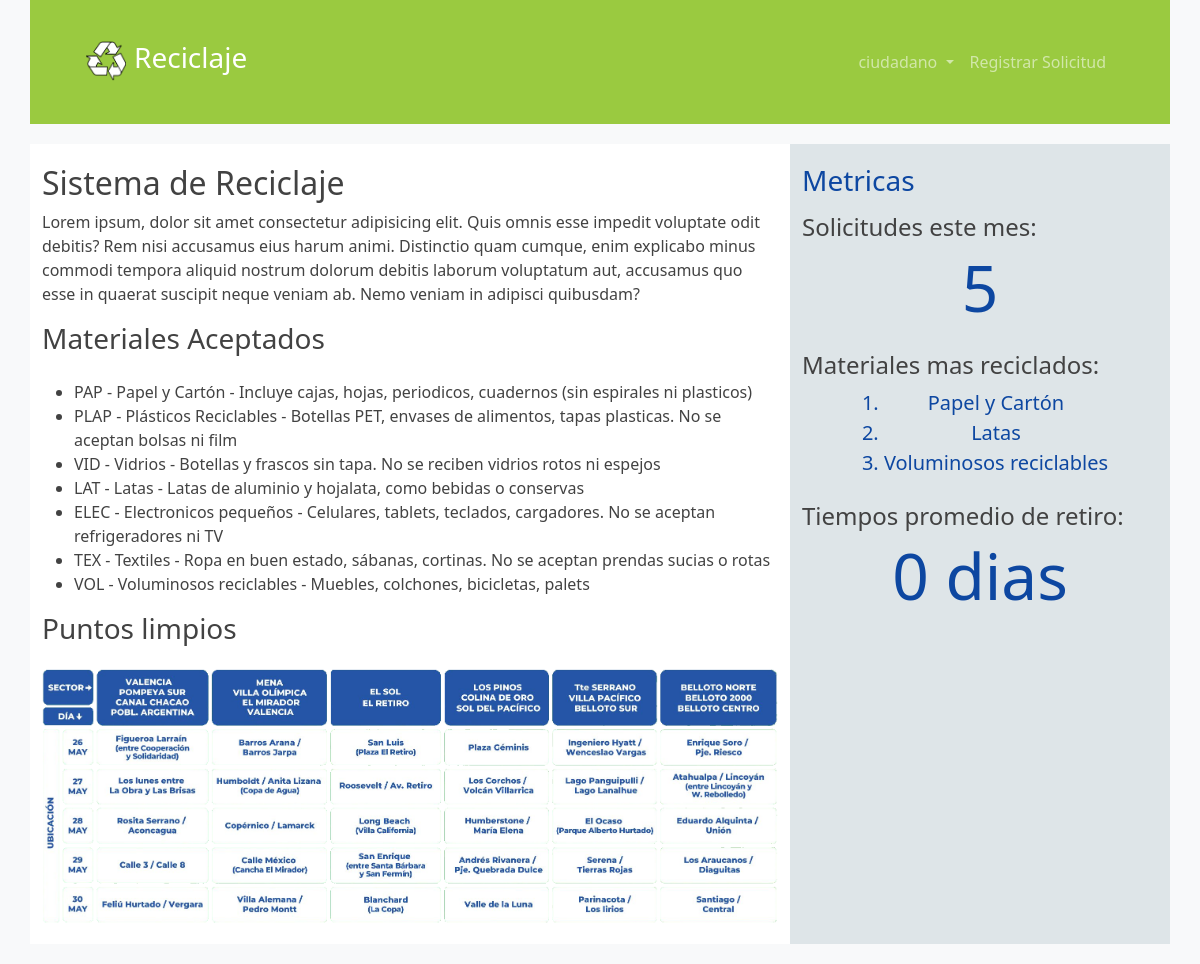
/ (signed in), run on the app's committed database.
### core/models.py (models this page shows, shortened)
class MaterialReciclable(models.Model):
    codigo = models.CharField(max_length=5, primary_key=True)
    nombre = models.CharField(max_length=30)
    descripcion = models.CharField(max_length=100)
    veces_reciclado = models.PositiveIntegerField(default=0)
    def __str__(self):
        return f"{self.codigo} - {self.nombre} - {self.descripcion}"

### core/views.py (the view)
# urls.py: 2. Add a URL to urlpatterns:  path('', views.home, name='home')
def home(request):
    hoy = timezone.now().date()
    solicitudes_mes = SolicitudRetiro.objects.filter(
        fecha_creacion__gte=hoy.replace(day=1)
    ).count()
    print(solicitudes_mes)
    promedio_retiro = SolicitudRetiro.objects.filter(
        tiempo_en_completar__isnull=False
    ).aggregate(promedio=Avg('tiempo_en_completar'))['promedio']
    if promedio_retiro:
        tiempo_retiro = str(promedio_retiro.days) + ' dias'
    else:
        tiempo_retiro = 'n/a'
    materiales = MaterialReciclable.objects.all()
    mas_reciclados = list(materiales)
    mas_reciclados.sort(key= lambda a: a.veces_reciclado, reverse=True)
    mas_reciclados = [m.nombre for m in mas_reciclados][0:3]
    data = {
        "solicitudes_mes": solicitudes_mes,
        "materiales": materiales,
        "mas_reciclados": mas_reciclados,
        "tiempo_retiro": tiempo_retiro
    }
    return render(request, 'core/index.html', data);

### core/templates/core/index.html (shortened to what this page needs)
{% extends 'core/base.html' %}
{% load static %}
{% block contenido %}
<section class="row contenedor-main">
    <main class="col-md-8">
        <h2>Sistema de Reciclaje</h2>
        <p class="fw-light">Lorem ipsum, dolor sit amet consectetur adipisicing elit. Quis omnis esse impedit voluptate odit debitis? Rem nisi accusamus eius harum animi. Distinctio quam cumque, enim explicabo minus commodi tempora aliquid nostrum dolorum debitis laborum voluptatum aut, accusamus quo esse in quaerat suscipit neque veniam ab. Nemo veniam in adipisci quibusdam?</p>
        <h3 class="mb-4">Materiales Aceptados</h3>
        <ul>
            {% for material in materiales %}
            <li>{{material}}</li>
            {% endfor %}
        </ul>
        <h3 class="mb-4">Puntos limpios</h3>
        <img src="{% static 'core/img/puntos-limpios-xl.png' %}" class="img-fluid d-none d-md-inline" alt="">
    </main>
    <aside class="col-md-4">
        <h3 class="mb-3">Metricas</h3>
        <h4 class="subtitulo-aside">Solicitudes este mes: </h4>
        <h6 class="display-3 text-center mb-4">{{ solicitudes_mes }}</h6>
        <h4 class="subtitulo-aside">Materiales mas reciclados: </h4>
        <div class="contenedor-lista text-center">
            <ol class="mb-4 d-inline-block lead">
                {% for material in mas_reciclados %}
                <li>{{material}}</li>
                {% endfor %}
            </ol>
        </div>
        <h4 class="subtitulo-aside">Tiempos promedio de retiro: </h4>
        <h6 class="display-3 text-center">{{ tiempo_retiro }}</h6>
    </aside>
</section>
{% endblock %}

### core/templates/core/nav.html (shortened to what this page needs)
{% load static %}
<nav class="navbar navbar-expand-lg navbar-dark py-2 py-sm-3">
    <div class="container">
        <a href="/" class="navbar-brand d-flex">
            <img src="{% static 'core/img/logo-1.png' %}" alt="" width="40" height="40" class="d-inline-block align-text-top">
            <span class="align-self-center h3 ms-2">Reciclaje</span>
        </a>
        <div class="collapse navbar-collapse flex-lg-grow-0" id="contenidoMenu">
            <ul class="navbar-nav">
                <li class="nav-item dropdown">
                    {% if user.is_authenticated %}
                    <a
                        href="#"
                        class="nav-link dropdown-toggle"
                        role="button"
                        data-bs-toggle="dropdown"
                        aria-expanded="false"
                        id="dropdown-usuario"
                    >
                        {% if user.first_name %}
                            {{user.first_name}}
                        {% else %}
                            {{user.username}}
                        {% endif %}
                    </a>
                    {% endif %}
                </li>
                <li class="nav-item">
                    <a href="/retiro" class="nav-link">Registrar Solicitud</a>
                </li>
            </ul>
        </div>
    </div>
</nav>

### core/static/core/css/estilos.css (style rules this page uses)
body { background-color: #f3f0f5; color: #fff; }
.contenedor-main { margin-bottom: 20px; }
main { background: #fff; color: #424242; padding: 20px 0; }
aside { background: #dee5e8; padding: 20px 0; color: #0d47a1; }
.subtitulo-aside { color: #424242; }

### data on the page
MaterialReciclable: codigo+nombre+descripcion "PAP - Papel y Cartón - Incluye cajas, hojas, periodicos, cuadernos (sin espirales ni plasticos)", mas_reciclados "Papel y Cartón"
MaterialReciclable: codigo+nombre+descripcion "PLAP - Plásticos Reciclables - Botellas PET, envases de alimentos, tapas plasticas. No se aceptan bolsas ni film"
MaterialReciclable: codigo+nombre+descripcion "VID - Vidrios - Botellas y frascos sin tapa. No se reciben vidrios rotos ni espejos"
MaterialReciclable: codigo+nombre+descripcion "LAT - Latas - Latas de aluminio y hojalata, como bebidas o conservas", mas_reciclados "Latas"
MaterialReciclable: codigo+nombre+descripcion "ELEC - Electronicos pequeños - Celulares, tablets, teclados, cargadores. No se aceptan refrigeradores ni TV"
MaterialReciclable: codigo+nombre+descripcion "TEX - Textiles - Ropa en buen estado, sábanas, cortinas. No se aceptan prendas sucias o rotas"
MaterialReciclable: codigo+nombre+descripcion "VOL - Voluminosos reciclables - Muebles, colchones, bicicletas, palets", mas_reciclados "Voluminosos reciclables"

### other printed values
{{ user.first_name }} "ciudadano"
{{ solicitudes_mes }} "5"
{{ tiempo_retiro }} "0 dias"
